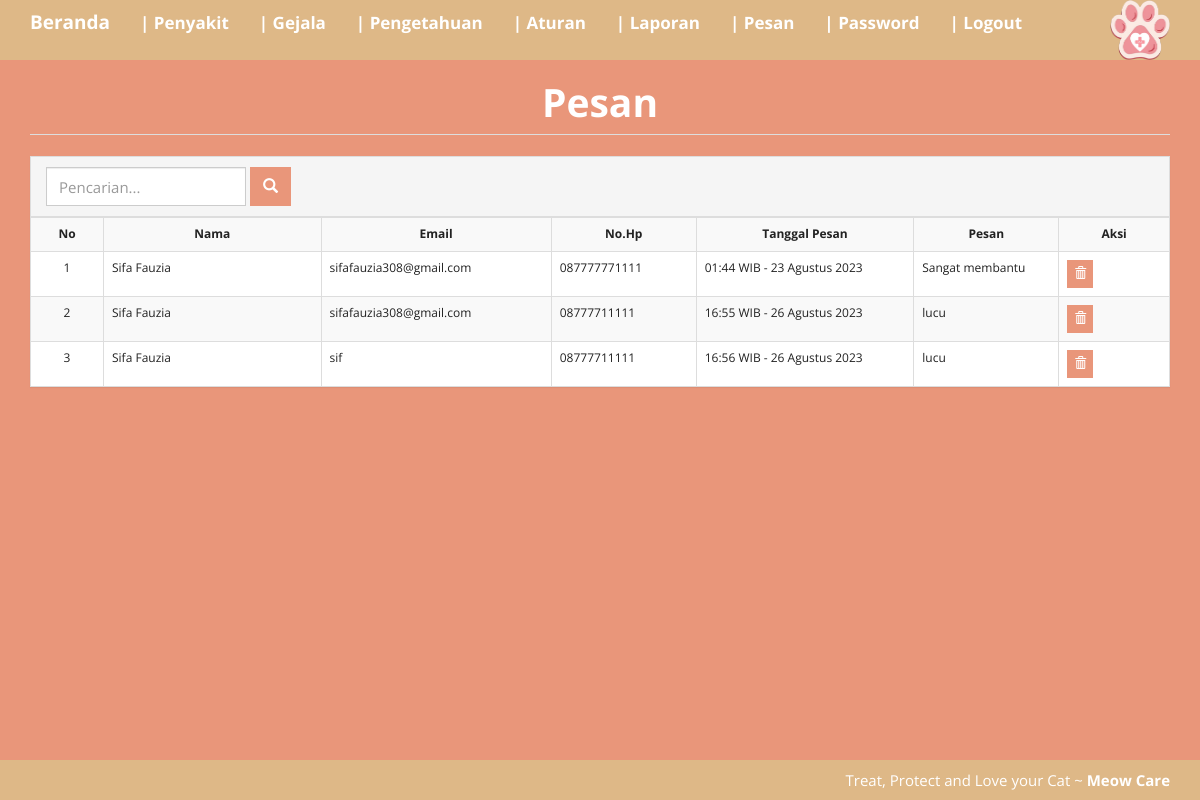
The page /index.php?m=laporan_pesan (signed in) on the database its author committed.
### tables this page shows
CREATE TABLE `tb_pesan` (
  `ID` int(5) NOT NULL,
  `nama` varchar(50) NOT NULL,
  `email` varchar(50) NOT NULL,
  `no_hp` varchar(15) NOT NULL,
  `tgl` varchar(255) NOT NULL,
  `pesan` text NOT NULL
);

### functions.php (called while the page is built, shortened)
<?php
$config["server"]='localhost';
$config["username"]='root';
$config["password"]='';
$config["database_name"]='meowcare';
include'includes/db.php';
$db = new DB($config['server'], $config['username'], $config['password'], $config['database_name']);
include'includes/general.php';

### includes/general.php (called while the page is built, shortened)
<?php
function esc_field($str){
    if (@!get_magic_quotes_gpc())
        return addslashes($str);
    else
        return $str;
}

### includes/db.php (called while the page is built, shortened)
<?php
class DB{
    var $conn = null;
    public function __construct($host, $username, $passwd, $dbname){
        $this->conn = mysqli_connect($host, $username, $passwd, $dbname);
    }
    public function query($sql){
        $query = mysqli_query($this->conn, $sql) or die('<pre>Error mysqli_query: ' . mysqli_error($this->conn) . '<br />' . $sql . '</pre>');
        return $query;
    }
    public function get_results($sql){
        $query = $this->query($sql);
        $arr = array();
        while($row = mysqli_fetch_object($query)){
            $arr[] = $row;
        }
        return $arr;
    }
}

### laporan_pesan.php (the view, shortened to what this page needs)
<body class="latar">
<div class="page-header">
    <h1 style="color: #fff;" align="center"><b>Pesan</b></h1>
</div>
<div class="panel panel-default">
    <div class="panel-heading">
        <form class="form-inline">
            <div class="form-group">
                <input class="form-control" type="text" placeholder="Pencarian..." name="q" value="<?=@$_GET['q']?>" />
            </div>
            <div class="form-group">
                <button class="btn tambah"><span class="glyphicon glyphicon-search"></span></button>
            </div>
        </form>
    </div>
<div class="table-responsive">
        <table class="table table-bordered table-hover table-striped">
  <tr>
    <td width="50" align="center" valign="middle"><b>No</b></td>
    <td width="150" align="center" valign="middle"><b>Nama</b></td>
    <td width="100" align="center" valign="middle"><b>Email</b></td>
    <td width="100" align="center" valign="middle"><b>No.Hp</b></td>
    <td width="150" align="center" valign="middle"><b>Tanggal Pesan</b></td>
    <td width="100" align="center" valign="middle"><b>Pesan</b></td>
    <td width="76" align="center" valign="middle"><b>Aksi</b></td>
  </tr>
  <?php
 require_once'functions.php';
    $q = esc_field(@$_GET['q']);
    $rows = $db->get_results("SELECT * FROM tb_pesan
     WHERE nama LIKE '%$q%' OR pesan LIKE '%$q%'
    ORDER BY ID");
            $no=0;
            foreach($rows as $row):?>
            <tr>
                <td align="center" valign="middle"><?=++$no?></td>
                <td valign="middle"> <?=$row->nama ?></td>
                <td valign="middle"> <?=$row->email ?></td>
                <td valign="middle"> <?=$row->no_hp ?></td>
                <td valign="middle"> <?=$row->tgl ?></td>
                <td valign="middle"> <?=$row->pesan ?></td>
                <td class="nw">
                    <a class="btn btn-xs edit" href="aksi.php?act=pesan_hapus&ID=<?=$row->ID?>" onclick="return confirm('Hapus data?')"><span class="glyphicon glyphicon-trash"></span></a>
                </td>
            </tr>
  <?php endforeach;
    ?>
</table>
</div></div>
</body>

### assets/css/general.css (style rules this page uses)
html { position: relative; min-height: 100%; }
body { margin-bottom: 70px; }
.nw { white-space: nowrap; }
.page-header { margin-top: 0; padding-bottom: 0; }
.page-header h1 { margin-top: 0; }

### index.php (style rules this page uses)
.tambah { background-color: #E9967A; color: #fff; }
.edit { background-color: #E9967A; color: #fff; }
.latar { background-color: #E9967A; }
.tambah { background-color: #E9967A; }
.edit { background-color: #E9967A; }

### rows shown on the page
tb_pesan: nama "Sifa Fauzia", email "sifafauzia308@gmail.com", no_hp "087777771111", tgl "01:44 WIB - 23 Agustus 2023", pesan "Sangat membantu"
tb_pesan: nama "Sifa Fauzia", email "sifafauzia308@gmail.com", no_hp "08777711111", tgl "16:55 WIB - 26 Agustus 2023", pesan "lucu"
tb_pesan: nama "Sifa Fauzia", email "sif", no_hp "08777711111", tgl "16:56 WIB - 26 Agustus 2023", pesan "lucu"
